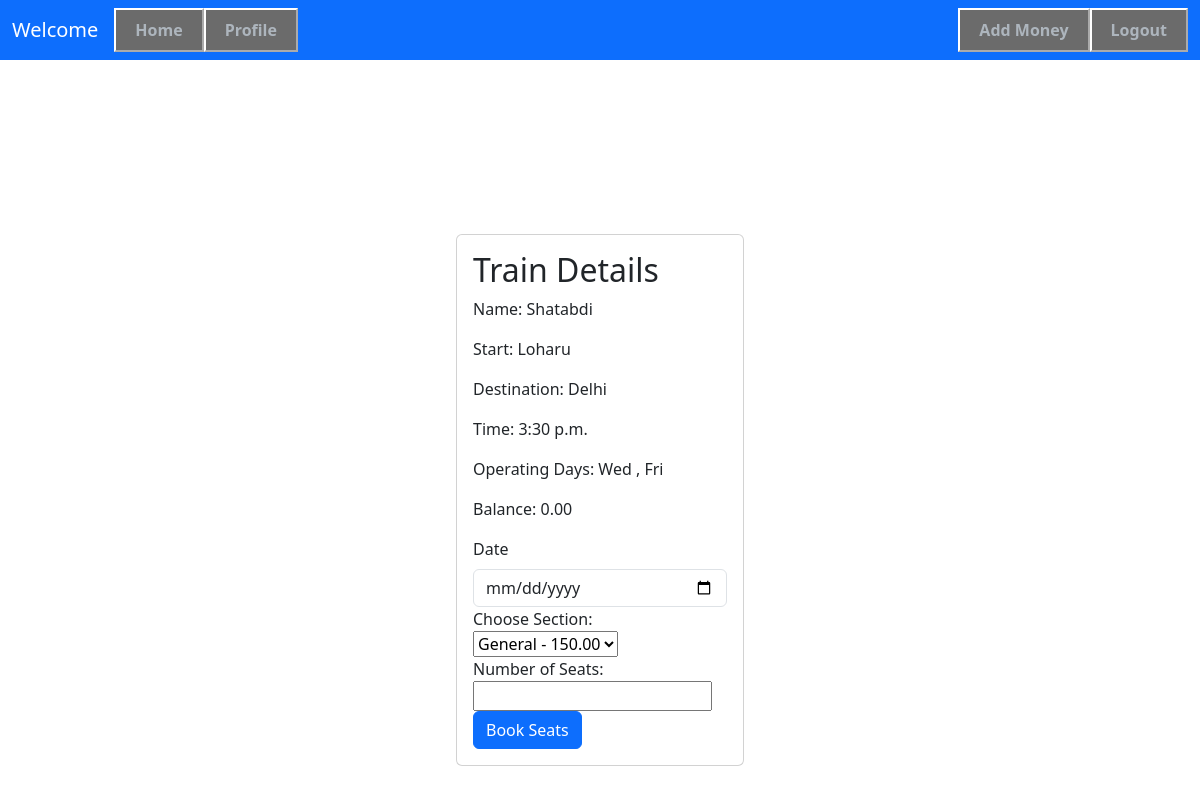
Screenshot of /book/1/ (signed in) with the database file from the repository.
### task/models.py (models this page shows, shortened)
class Train(models.Model):
    name = models.CharField(max_length=255)
    start = models.CharField(max_length=100)
    destination = models.CharField(max_length=100)
    time = models.TimeField(default='00:00:00')
    is_active = models.BooleanField(default=False)
    operating_days = models.ManyToManyField('Day', through='Train_operating_days', related_name='trains')

class Day(models.Model):
    name = models.CharField(max_length=3, choices=DAYS_OF_WEEK_CHOICES)

class Wallet(models.Model):
    user = models.OneToOneField(User , on_delete = models.CASCADE, related_name = 'wallet')
    balance = models.DecimalField(max_digits = 10, decimal_places = 2, default = 0)

### task/views.py (the view, shortened to what this page needs)
# urls.py: path('book/', book_page , name = "book_page" ),
@login_required(login_url="/login/")
def book_page(request, train_id):
    train = get_object_or_404(Train, id=train_id)
    user_wallet = request.user.wallet
    this_user = request.user
    selected_section = None
    return render(request, 'book.html', {'train': train, 'user': this_user, 'sections': train.sections.all()})

### task/models.py (called while the page is built)
    def __str__(self):
        return self.get_name_display()

### task/templates/book.html (shortened to what this page needs)
{% extends "base.html" %}
{% block start %}
<div class="container d-flex justify-content-center align-items-center vh-100">
    <div class="card" style="width: 18rem; margin-top: 10vh;">
        <div class="card-body">
            <h2>Train Details</h2>
            <p class="card-text">Name: {{ train.name }}</p>
            <p class="card-text">Start: {{ train.start }}</p>
            <p class="card-text">Destination: {{ train.destination }}</p>
            <p class="card-text">Time: {{ train.time }}</p>
            <p class="card-text">Operating Days:
            {% for day in train.operating_days.all %}
                {{ day.name }}
                {% if not forloop.last %}, {% endif %}
            {% endfor %}
            </p>
            <p class="card-text">Balance: {{ user.wallet.balance }}</p>
            <form method="post" action="{% url 'book_page' train.id %}">
                <label for="exampleInputEmail1" class="form-label">Date</label>
                <input name="date" required type="date" class="form-control">
                <label for="section">Choose Section:</label>
                <select name="section" id="section">
                    {% for section in sections %}
                        <option value="{{ section.id }}">{{ section.name }} - {{section.price}}</option>
                    {% endfor %}
                </select>
                <br>
                <label for="num_seats">Number of Seats:</label>
                <input type="number" name="num_seats" required>
                <br>
                <button type="submit" class="btn btn-primary">Book Seats</button>
            </form>
        </div>
    </div>
</div>
{% endblock %}

### rows the page displays
Train: name "Shatabdi", start "Loharu", destination "Delhi", time "3:30 p.m."
Day: name "Wed"
Day: name "Fri"

### other values shown
{{ user.wallet.balance }} "0.00"
form field section "General - 150.00"
